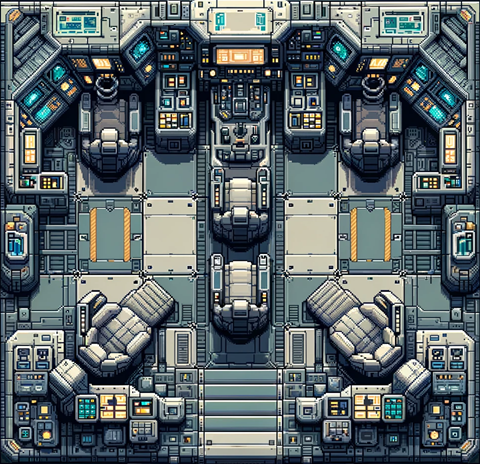

This game map was drawn from its Tiled (.tmx) file and the tilesets committed beside it. A one-line description and the full map source follow:
An orthogonal 30x29 tile map with 16x16 px tiles, 1 tile layer (Calque de Tuiles 1).

<map version="1.10" tiledversion="1.10.2" orientation="orthogonal" renderorder="right-down" width="30" height="29" tilewidth="16" tileheight="16" infinite="0" nextlayerid="2" nextobjectid="1">
 <tileset firstgid="1" source="cockpit_png - Copie.tsx" />
 <layer id="1" name="Calque de Tuiles 1" width="30" height="29">
  <data encoding="csv">
1,2,3,4,5,6,7,8,9,10,11,12,13,14,15,16,17,18,19,20,21,22,23,24,25,26,27,28,29,30,
31,32,33,34,35,36,37,38,39,40,41,42,43,44,45,46,47,48,49,50,51,52,53,54,55,56,57,58,59,60,
61,62,63,64,65,66,67,68,69,70,71,72,73,74,75,76,77,78,79,80,81,82,83,84,85,86,87,88,89,90,
91,92,93,94,95,96,97,98,99,100,101,102,103,104,105,106,107,108,109,110,111,112,113,114,115,116,117,118,119,120,
121,122,123,124,125,126,127,128,129,130,131,132,133,134,135,136,137,138,139,140,141,142,143,144,145,146,147,148,149,150,
151,152,153,154,155,156,157,158,159,160,161,162,163,164,165,166,167,168,169,170,171,172,173,174,175,176,177,178,179,180,
181,182,183,184,185,186,187,188,189,190,191,192,193,194,195,196,197,198,199,200,201,202,203,204,205,206,207,208,209,210,
211,212,213,214,215,216,217,218,219,220,221,222,223,224,225,226,227,228,229,230,231,232,233,234,235,236,237,238,239,240,
241,242,243,244,245,246,247,248,249,250,251,252,253,254,255,256,257,258,259,260,261,262,263,264,265,266,267,268,269,270,
271,272,273,274,275,276,277,278,279,280,281,282,283,284,285,286,287,288,289,290,291,292,293,294,295,296,297,298,299,300,
301,302,303,304,305,306,307,308,309,310,311,312,313,314,315,316,317,318,319,320,321,322,323,324,325,326,327,328,329,330,
331,332,333,334,335,336,337,338,339,340,341,342,343,344,345,346,347,348,349,350,351,352,353,354,355,356,357,358,359,360,
361,362,363,364,365,366,367,368,369,370,371,372,373,374,375,376,377,378,379,380,381,382,383,384,385,386,387,388,389,390,
391,392,393,394,395,396,397,398,399,400,401,402,403,404,405,406,407,408,409,410,411,412,413,414,415,416,417,418,419,420,
421,422,423,424,425,426,427,428,429,430,431,432,433,434,435,436,437,438,439,440,441,442,443,444,445,446,447,448,449,450,
451,452,453,454,455,456,457,458,459,460,461,462,463,464,465,466,467,468,469,470,471,472,473,474,475,476,477,478,479,480,
481,482,483,484,485,486,487,488,489,490,491,492,493,494,495,496,497,498,499,500,501,502,503,504,505,506,507,508,509,510,
511,512,513,514,515,516,517,518,519,520,521,522,523,524,525,526,527,528,529,530,531,532,533,534,535,536,537,538,539,540,
541,542,543,544,545,546,547,548,549,550,551,552,553,554,555,556,557,558,559,560,561,562,563,564,565,566,567,568,569,570,
571,572,573,574,575,576,577,578,579,580,581,582,583,584,585,586,587,588,589,590,591,592,593,594,595,596,597,598,599,600,
601,602,603,604,605,606,607,608,609,610,611,612,613,614,615,616,617,618,619,620,621,622,623,624,625,626,627,628,629,630,
631,632,633,634,635,636,637,638,639,640,641,642,643,644,645,646,647,648,649,650,651,652,653,654,655,656,657,658,659,660,
661,662,663,664,665,666,667,668,669,670,671,672,673,674,675,676,677,678,679,680,681,682,683,684,685,686,687,688,689,690,
691,692,693,694,695,696,697,698,699,700,701,702,703,704,705,706,707,708,709,710,711,712,713,714,715,716,717,718,719,720,
721,722,723,724,725,726,727,728,729,730,731,732,733,734,735,736,737,738,739,740,741,742,743,744,745,746,747,748,749,750,
751,752,753,754,755,756,757,758,759,760,761,762,763,764,765,766,767,768,769,770,771,772,773,774,775,776,777,778,779,780,
781,782,783,784,785,786,787,788,789,790,791,792,793,794,795,796,797,798,799,800,801,802,803,804,805,806,807,808,809,810,
811,812,813,814,815,816,817,818,819,820,821,822,823,824,825,826,827,828,829,830,831,832,833,834,835,836,837,838,839,840,
841,842,843,844,845,846,847,848,849,850,851,852,853,854,855,856,857,858,859,860,861,862,863,864,865,866,867,868,869,870
</data>
 </layer>
</map>
